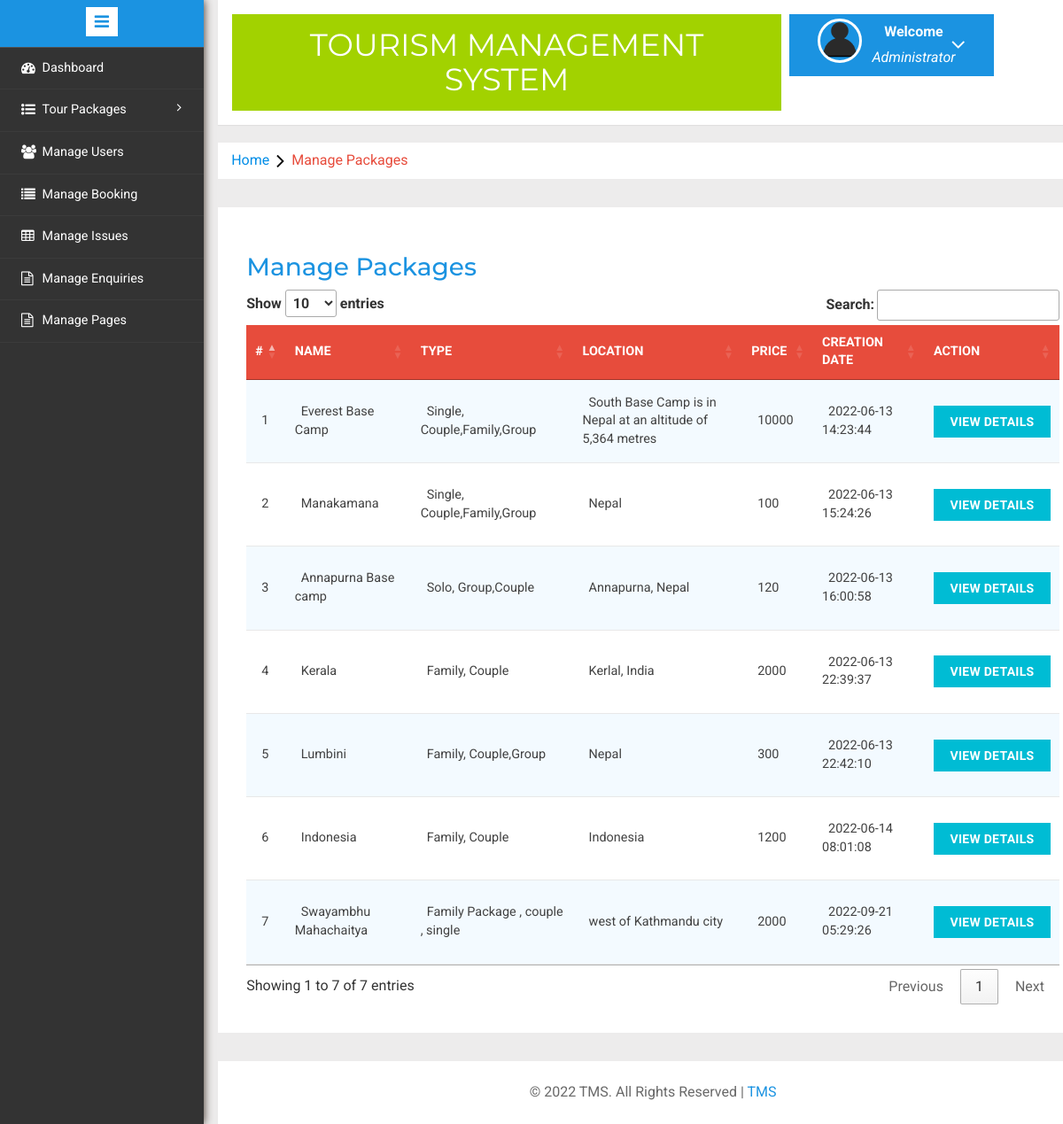
Page /admin/manage-packages.php (signed in) on the committed database.
### tables this page shows
CREATE TABLE `tbltourpackages` (
  `PackageId` int(11) NOT NULL,
  `PackageName` varchar(200) DEFAULT NULL,
  `PackageType` varchar(150) DEFAULT NULL,
  `PackageLocation` varchar(100) DEFAULT NULL,
  `PackagePrice` int(11) DEFAULT NULL,
  `PackageFetures` varchar(255) DEFAULT NULL,
  `PackageDetails` mediumtext DEFAULT NULL,
  `PackageImage` varchar(100) DEFAULT NULL,
  `Creationdate` timestamp NULL DEFAULT current_timestamp(),
  `UpdationDate` timestamp NULL DEFAULT NULL ON UPDATE current_timestamp()
);

### admin/manage-packages.php (the view, shortened to what this page needs)
<?php
include('includes/config.php');
if(strlen($_SESSION['alogin'])==0)
	{
header('location:index.php');
}
else{
	?>
<!DOCTYPE HTML>
<html>
<head>
<link href="css/bootstrap.min.css" rel='stylesheet' type='text/css' />
<link href="css/style.css" rel='stylesheet' type='text/css' />
<link rel="stylesheet" href="css/morris.css" type="text/css"/>
<link href="css/font-awesome.css" rel="stylesheet">
<link rel="stylesheet" type="text/css" href="css/table-style.css" />
<link rel="stylesheet" type="text/css" href="css/basictable.css" />
<link rel="stylesheet" href="css/icon-font.min.css" type='text/css' />
</head>
<body>
   <div class="page-container">
<div class="left-content">
	   <div class="mother-grid-inner">
				<?php include('includes/header.php');?>
				</div>
<ol class="breadcrumb">
                <li class="breadcrumb-item"><a href="index.html">Home</a><i class="fa fa-angle-right"></i>Manage Packages</li>
            </ol>
<div class="agile-grids">
				<div class="agile-tables">
					<div class="w3l-table-info">
					  <h2>Manage Packages</h2>
					    <table id="table">
						<thead>
						  <tr>
						  <th>#</th>
							<th >Name</th>
							<th>Type</th>
							<th>Location</th>
							<th>Price</th>
							<th>Creation Date</th>
							<th>Action</th>
						  </tr>
						</thead>
						<tbody>
<?php $sql = "SELECT * from TblTourPackages";
$query = $dbh -> prepare($sql);
$query->execute();
$results=$query->fetchAll(PDO::FETCH_OBJ);
$cnt=1;
if($query->rowCount() > 0)
{
foreach($results as $result)
{				?>
						  <tr>
							<td><?php echo htmlentities($cnt);?></td>
							<td><?php echo htmlentities($result->PackageName);?></td>
							<td><?php echo htmlentities($result->PackageType);?></td>
							<td><?php echo htmlentities($result->PackageLocation);?></td>
							<td><?php echo htmlentities($result->PackagePrice);?></td>
							<td><?php echo htmlentities($result->Creationdate);?></td>
							<td><a href="update-package.php?pid=<?php echo htmlentities($result->PackageId);?>"><button type="button" class="btn btn-primary btn-block">View Details</button></a></td>
						  </tr>
						 <?php $cnt=$cnt+1;} }?>
						</tbody>
					  </table>
					</div>
			</div>
<?php include('includes/footer.php');?>
</div>
</div>
						<?php include('includes/sidebarmenu.php');?>
							</div>
<link rel="stylesheet" type="text/css" href="https://cdn.datatables.net/1.12.1/css/jquery.dataTables.css">
</body>
</html>
<?php } ?>

### admin/includes/header.php (shortened to what this page needs)
<div class="header-main">
					<div class="logo-w3-agile">
								<h1><a href="dashboard.php">Tourism Management System</a></h1>
							</div>
						<div class="profile_details w3l">
								<ul>
									<li class="dropdown profile_details_drop">
										<a href="#" class="dropdown-toggle" data-toggle="dropdown" aria-expanded="false">
											<div class="profile_img">
												<span class="prfil-img"><img src="images/User-icon.png" alt=""> </span>
												<div class="user-name">
													<p>Welcome</p>
													<span>Administrator</span>
												</div>
												<i class="fa fa-angle-down"></i>
												<div class="clearfix"></div>
											</div>
										</a>
									</li>
								</ul>
							</div>
				</div>

### admin/includes/footer.php
<div class="copyrights">
	 <p>© 2022 TMS. All Rights Reserved |  <a href="#">TMS</a> </p>
</div>

### admin/includes/sidebarmenu.php (shortened to what this page needs)
<div class="sidebar-menu">
					<header class="logo1">
						<a href="#" class="sidebar-icon"> <span class="fa fa-bars"></span> </a>
					</header>
                           <div class="menu">
									<ul id="menu" >
										<li><a href="dashboard.php"><i class="fa fa-tachometer"></i> <span>Dashboard</span><div class="clearfix"></div></a></li>
									 <li id="menu-academico" ><a href="#"><i class="fa fa-list-ul" aria-hidden="true"></i><span> Tour Packages</span> <span class="fa fa-angle-right" style="float: right"></span><div class="clearfix"></div></a>
										</li>
									<li id="menu-academico" ><a href="manage-users.php"><i class="fa fa-users" aria-hidden="true"></i><span>Manage Users</span><div class="clearfix"></div></a></li>
									<li><a href="manage-bookings.php"><i class="fa fa-list" aria-hidden="true"></i>  <span>Manage Booking</span><div class="clearfix"></div></a></li>
									 <li><a href="manageissues.php"><i class="fa fa-table"></i>  <span>Manage Issues</span><div class="clearfix"></div></a></li>
									<li><a href="manage-enquires.php"><i class="fa fa-file-text-o" aria-hidden="true"></i>  <span>Manage Enquiries</span><div class="clearfix"></div></a></li>
									<li><a href="manage-pages.php"><i class="fa fa-file-text-o" aria-hidden="true"></i>  <span>Manage Pages</span><div class="clearfix"></div></a></li>
								  </ul>
								</div>
							  </div>

### admin/css/table-style.css (style rules this page uses)
table { background: white; border-collapse: collapse; margin: 1.25em 0 0; width: 100%; }
table tr, table th, table td { border: none; border-bottom: 1px solid #e8e8e8; font-size: .95em; }
table th, table td { padding: 10px 12px; text-align: left; }
table th { background: #e74c3c; color: #fff; text-transform: uppercase; }
table tr td { background: #f3faff; color: #424242; }
table tr:nth-of-type(2n+2) td { background: #ffffff; }
table { width: 100%; }

### rows in the picture
tbltourpackages: PackageName "Everest Base Camp", PackageType "Single, Couple,Family,Group", PackageLocation "South Base Camp is in Nepal at an altitude of 5,364 metres", PackagePrice "10000", Creationdate "2022-06-13 14:23:44"
tbltourpackages: PackageName "Manakamana", PackageType "Single, Couple,Family,Group", PackageLocation "Nepal", PackagePrice "100", Creationdate "2022-06-13 15:24:26"
tbltourpackages: PackageName "Annapurna Base camp", PackageType "Solo, Group,Couple", PackageLocation "Annapurna, Nepal", PackagePrice "120", Creationdate "2022-06-13 16:00:58"
tbltourpackages: PackageName "Kerala", PackageType "Family, Couple", PackageLocation "Kerlal, India", PackagePrice "2000", Creationdate "2022-06-13 22:39:37"
tbltourpackages: PackageName "Lumbini", PackageType "Family, Couple,Group", PackageLocation "Nepal", PackagePrice "300", Creationdate "2022-06-13 22:42:10"
tbltourpackages: PackageName "Indonesia", PackageType "Family, Couple", PackageLocation "Indonesia", PackagePrice "1200", Creationdate "2022-06-14 08:01:08"
tbltourpackages: PackageName "Swayambhu Mahachaitya", PackageType "Family Package , couple , single", PackageLocation "west of Kathmandu city", PackagePrice "2000", Creationdate "2022-09-21 05:29:26"
